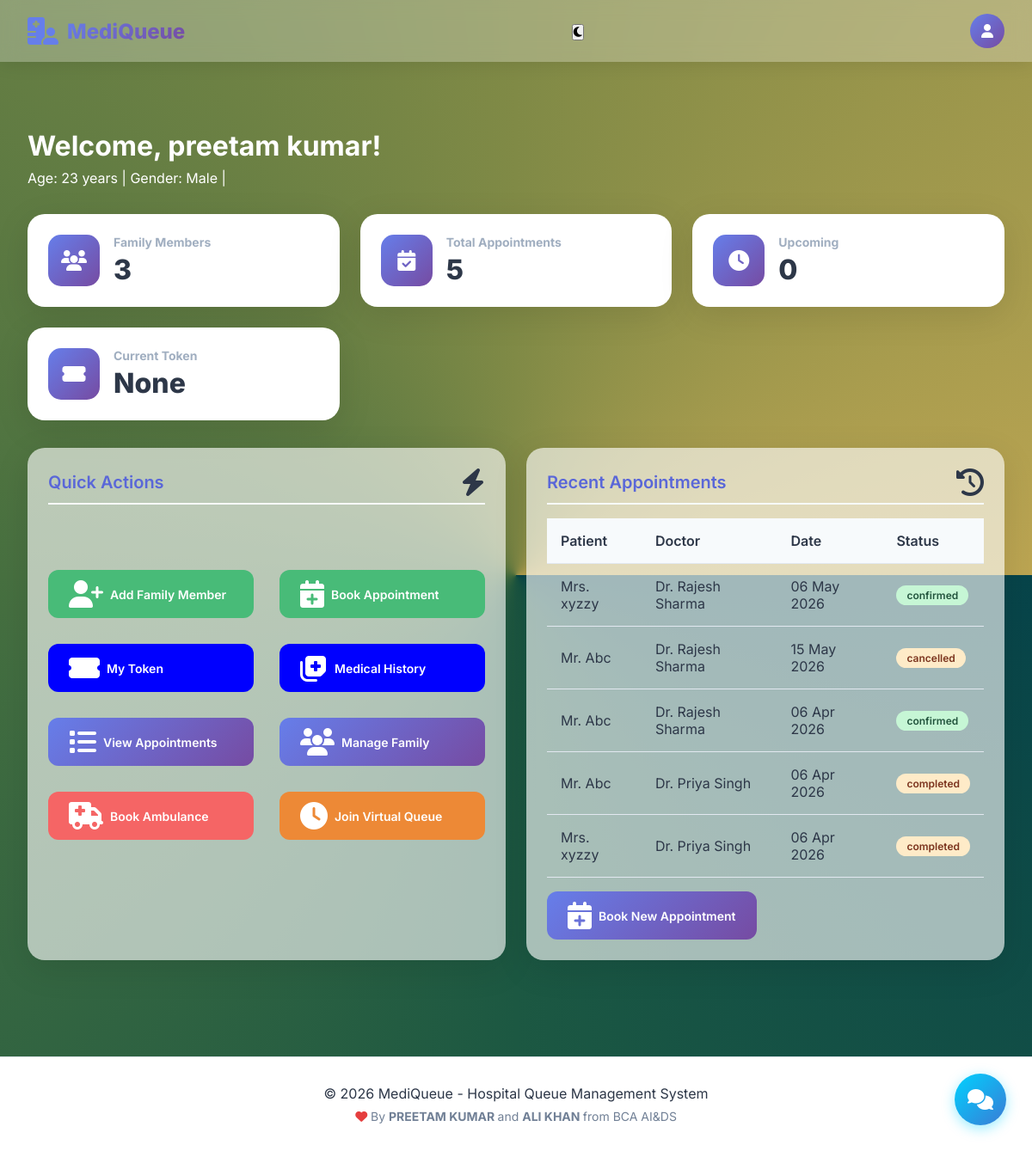
The app's page /patient/dashboard.php (signed in) with its own data.
### tables this page shows
CREATE TABLE `patients` (
  `patient_id` int(11) NOT NULL,
  `user_id` int(11) DEFAULT NULL,
  `full_name` varchar(100) NOT NULL,
  `gender` enum('Male','Female','Other') NOT NULL,
  `age` int(11) NOT NULL,
  `relation` varchar(50) DEFAULT NULL,
  `phone` varchar(15) DEFAULT NULL,
  `is_senior` tinyint(1) DEFAULT 0,
  `created_at` timestamp NOT NULL DEFAULT current_timestamp()
);

CREATE TABLE `appointments` (
  `appointment_id` int(11) NOT NULL,
  `patient_id` int(11) NOT NULL,
  `doctor_id` int(11) NOT NULL,
  `appointment_date` date NOT NULL,
  `appointment_time` time DEFAULT NULL,
  `status` enum('pending','confirmed','completed','cancelled') DEFAULT 'pending',
  `is_emergency` tinyint(1) DEFAULT 0,
  `created_at` timestamp NOT NULL DEFAULT current_timestamp()
);

CREATE TABLE `doctors` (
  `doctor_id` int(11) NOT NULL,
  `user_id` int(11) DEFAULT NULL,
  `full_name` varchar(100) NOT NULL,
  `department_id` int(11) NOT NULL,
  `specialization` varchar(100) DEFAULT NULL,
  `consultation_time` int(11) DEFAULT 10,
  `is_available` tinyint(1) DEFAULT 1,
  `created_at` timestamp NOT NULL DEFAULT current_timestamp()
);

### patient/dashboard.php (the view, shortened to what this page needs)
<?php
require_once '../config/db.php';
$user_id = $_SESSION['user_id'];
$stmt = $pdo->prepare("SELECT * FROM patients WHERE user_id = ?");
$stmt->execute([$user_id]);
$patient = $stmt->fetch();
$stmt = $pdo->prepare("SELECT COUNT(*) as count FROM patients WHERE user_id = ?");
$stmt->execute([$user_id]);
$patients_count = $stmt->fetch()['count'];
$stmt = $pdo->prepare("
    SELECT COUNT(*) as count FROM appointments a
    JOIN patients p ON a.patient_id = p.patient_id
    WHERE p.user_id = ? AND a.status != 'cancelled'
");
$stmt->execute([$user_id]);
$appointments_count = $stmt->fetch()['count'];
$stmt = $pdo->prepare("
    SELECT COUNT(*) as count FROM appointments a
    JOIN patients p ON a.patient_id = p.patient_id
    WHERE p.user_id = ? AND a.appointment_date >= CURDATE() AND a.status = 'confirmed'
");
$stmt->execute([$user_id]);
$upcoming_count = $stmt->fetch()['count'];
$stmt = $pdo->prepare("
    SELECT t.token_number, t.status, t.estimated_wait_time, t.position
    FROM tokens t
    JOIN appointments a ON t.appointment_id = a.appointment_id
    JOIN patients p ON a.patient_id = p.patient_id
    WHERE p.user_id = ? AND t.status = 'waiting' AND t.queue_date = CURDATE()
    ORDER BY t.token_id DESC LIMIT 1
");
$stmt->execute([$user_id]);
$current_token = $stmt->fetch();
$stmt = $pdo->prepare("
    SELECT a.*, d.full_name as doctor_name, p.full_name as patient_name
    FROM appointments a
    JOIN doctors d ON a.doctor_id = d.doctor_id
    JOIN patients p ON a.patient_id = p.patient_id
    WHERE p.user_id = ?
    ORDER BY a.created_at DESC LIMIT 5
");
$stmt->execute([$user_id]);
$recent = $stmt->fetchAll();
include '../includes/header.php';
?>
<div class="fade-in" style="margin-top: 70px;">
    <h1 style="color: white; margin-bottom: 0.5rem;">Welcome, <?php echo htmlspecialchars($_SESSION['full_name']); ?>!</h1>
    <?php if ($patient && $patient['age'] > 0): ?>
        <p style="color: white; margin-bottom: 2rem;">
            Age: <?php echo $patient['age']; ?> years |
            Gender: <?php echo $patient['gender']; ?> |
        </p>
    <?php endif; ?>
    <div class="grid">
        <div class="stat-card">
            <div class="stat-icon"><i class="fas fa-users"></i></div>
            <div class="stat-info">
                <h3>Family Members</h3>
                <div class="stat-number"><?php echo $patients_count; ?></div>
            </div>
        </div>
        <div class="stat-card">
            <div class="stat-icon"><i class="fas fa-calendar-check"></i></div>
            <div class="stat-info">
                <h3>Total Appointments</h3>
                <div class="stat-number"><?php echo $appointments_count; ?></div>
            </div>
        </div>
        <div class="stat-card">
            <div class="stat-icon"><i class="fas fa-clock"></i></div>
            <div class="stat-info">
                <h3>Upcoming</h3>
                <div class="stat-number"><?php echo $upcoming_count; ?></div>
            </div>
        </div>
        <div class="stat-card">
            <div class="stat-icon"><i class="fas fa-ticket-alt"></i></div>
            <div class="stat-info">
                <h3>Current Token</h3>
                <div class="stat-number"><?php echo $current_token ? $current_token['token_number'] : 'None'; ?></div>
            </div>
        </div>
    </div>
    <div class="grid" style="margin-top:2rem; ">
        <div class="box">
            <div class="box-header">
                <h3 class="box-title">Quick Actions</h3>
                <i class="fas fa-bolt"></i>
            </div>
            <div style=" display: grid;grid-template-columns: repeat(2, 1fr);gap: 30px; padding:60px 0;">
                <a href="add_patient.php" class="btn btn-success"><i class="fas fa-user-plus"></i> Add Family Member</a>
                <a href="book_appointment.php" class="btn btn-success"><i class="fas fa-calendar-plus"></i> Book Appointment</a>
                <a href="my_token.php" class="btn btn-info"><i class="fas fa-ticket-alt"></i> My Token</a>
                <a href="medical_history.php" class="btn btn-info"><i class="fas fa-notes-medical"></i> Medical History</a>
                <a href="my_appointments.php" class="btn btn-primary"><i class="fas fa-list"></i> View Appointments</a>
                <a href="my_patients.php" class="btn btn-primary"><i class="fas fa-users"></i> Manage Family</a>
                <a href="ambulance.php" class="btn btn-danger"><i class="fas fa-ambulance"></i> Book Ambulance</a>
                <a href="virtual_queue_join.php" class="btn btn-warning"><i class="fas fa-clock"></i> Join Virtual Queue</a>
            </div>
        </div>
        <div class="box">
            <div class="box-header">
                <h3 class="box-title">Recent Appointments</h3>
                <i class="fas fa-history"></i>
            </div>
            <?php if (!empty($recent)): ?>
                <div class="table-container">
                    <table class="table">
                        <thead>
                            <tr><th>Patient</th><th>Doctor</th><th>Date</th><th>Status</th>
                        </thead>
                        <tbody>
                            <?php foreach ($recent as $row): ?>
                            <tr>
                                <td><?php echo htmlspecialchars($row['patient_name']); ?></td>
                                <td><?php echo htmlspecialchars($row['doctor_name']); ?></td>
                                <td><?php echo date('d M Y', strtotime($row['appointment_date'])); ?></td>
                                <td><span class="badge badge-<?php echo $row['status'] == 'confirmed' ? 'success' : 'warning'; ?>"><?php echo $row['status']; ?></span></td>
                            </tr>
                            <?php endforeach; ?>
                        </tbody>
                    </table>
                </div>
            <?php else: ?>
                <p style="text-align: center; color: #a0aec0;">No appointments yet.</p>
            <?php endif; ?>
            <a href="book_appointment.php" class="btn btn-primary " style="margin-top: 1rem;"><i class="fas fa-calendar-plus"></i>Book New Appointment</a>
        </div>
    </div>
</div>
<?php include '../includes/footer.php'; ?>

### assets/css/style.css (style rules this page uses)
:root { --primary: #667eea; --primary-dark: #5a67d8; --secondary: #764ba2; --success: #48bb78; --warning: #ed8936; --danger: #f56565; --dark: #2d3748; --light: #f7fafc; --gray: #a0aec0; }
* { margin: 0; padding: 0; box-sizing: border-box; }
body { font-family: 'Inter', sans-serif; background: conic-gradient(from 90deg, #07444a 0.000deg, #1c5842 90.000deg, #477040 180.000deg, #808a46 270.000deg, #bca552 360.000deg); min-height: 100vh; background-repeat: repeat; background-size: auto 100%; color: var(--dark); }
.btn { padding: 0.75rem 1.5rem; border: none; border-radius: 12px; font-weight: 600; cursor: pointer; transition: all 0.3s; display: inline-flex; align-items: center; gap: 0.5rem; text-decoration: none; font-size: 0.875rem; }
.btn-primary { background: linear-gradient(135deg, #667eea, #764ba2); color: white; }
.btn-danger { background: #f56565; color: white; }
.btn-success { background: #48bb78; color: white; }
.btn-warning { background: #ed8936; color: white; }
.grid { display: grid; grid-template-columns: repeat(auto-fit, minmax(300px, 1fr)); gap: 1.5rem; }
.stat-card { background: white; border-radius: 20px; padding: 1.5rem; display: flex; align-items: center; gap: 1rem; box-shadow: 0 10px 40px rgba(0, 0, 0, 0.1); transition: transform 0.3s; }
.stat-icon { width: 60px; height: 60px; background: linear-gradient(135deg, #667eea, #764ba2); border-radius: 15px; display: flex; align-items: center; justify-content: center; color: white; font-size: 1.5rem; }
.stat-info h3 { font-size: 0.875rem; color: #a0aec0; margin-bottom: 0.25rem; }
.stat-number { font-size: 2rem; font-weight: 800; color: #2d3748; }
.table-container { overflow-x: auto; }
.table { width: 100%; border-collapse: collapse; }
.table th, .table td { padding: 1rem; text-align: left; border-bottom: 1px solid #e2e8f0; }
.table th { background: #f7fafc; font-weight: 600; color: #2d3748; }
.badge { display: inline-block; padding: 0.25rem 0.75rem; border-radius: 50px; font-size: 0.75rem; font-weight: 600; }
.badge-success { background: #c6f6d5; color: #22543d; }
.badge-warning { background: #feebc8; color: #7b341e; }
.box { background: rgba(255, 255, 255, 0.619); border-radius: 20px; padding: 1.5rem; box-shadow: 0 10px 40px rgba(0, 0, 0, 0.1); transition: transform 0.3s, box-shadow 0.3s; margin-bottom: 2rem; }
.box-header { display: flex; justify-content: space-between; align-items: center; margin-bottom: 1rem; padding-bottom: 0.5rem; border-bottom: 2px solid var(--light); }
.box-title { font-size: 1.25rem; font-weight: 600; color: var(--primary-dark); }
.box i { font-size:2rem; }
.btn { padding: 0.75rem 1.5rem; border: none; border-radius: 12px; font-weight: 600; cursor: pointer; transition: all 0.3s; font-size: 0.875rem; display: inline-flex; align-items: center; gap: 0.5rem; text-decoration: none; }
.btn-primary { background: linear-gradient(135deg, var(--primary), var(--secondary)); color: white; }
.btn-info { background: blue; color: white; }
.btn-danger { background: var(--danger); color: white; }
.btn-success { background: var(--success); color: white; }
.btn-warning { background: var(--warning); color: white; }
.table th { background: var(--light); font-weight: 600; color: var(--dark); }
.stat-icon { width: 60px; height: 60px; background: linear-gradient(135deg, var(--primary), var(--secondary)); border-radius: 15px; display: flex; align-items: center; justify-content: center; color: white; font-size: 1.5rem; }
.stat-info h3 { font-size: 0.875rem; color: var(--gray); margin-bottom: 0.25rem; }
.stat-number { font-size: 2rem; font-weight: 800; color: var(--dark); }
.fade-in { animation: fadeIn 0.5s ease; }
* { scrollbar-width: thin; scrollbar-color: var(--gray) var(--light); }

### records on screen
patients: age "23", gender "Male"
appointments: patient.full_name "Mrs. xyzzy", doctor.full_name "Dr. Rajesh Sharma", appointment_date "06 May 2026", status "confirmed"
appointments: patient.full_name "Mr. Abc", doctor.full_name "Dr. Rajesh Sharma", appointment_date "15 May 2026", status "cancelled"
appointments: patient.full_name "Mr. Abc", doctor.full_name "Dr. Rajesh Sharma", appointment_date "06 Apr 2026", status "confirmed"
appointments: patient.full_name "Mr. Abc", doctor.full_name "Dr. Priya Singh", appointment_date "06 Apr 2026", status "completed"
appointments: patient.full_name "Mrs. xyzzy", doctor.full_name "Dr. Priya Singh", appointment_date "06 Apr 2026", status "completed"

### other values on screen
$_SESSION['full_name'] "preetam kumar"
$patients_count "3"
$appointments_count "5"
$upcoming_count "0"
